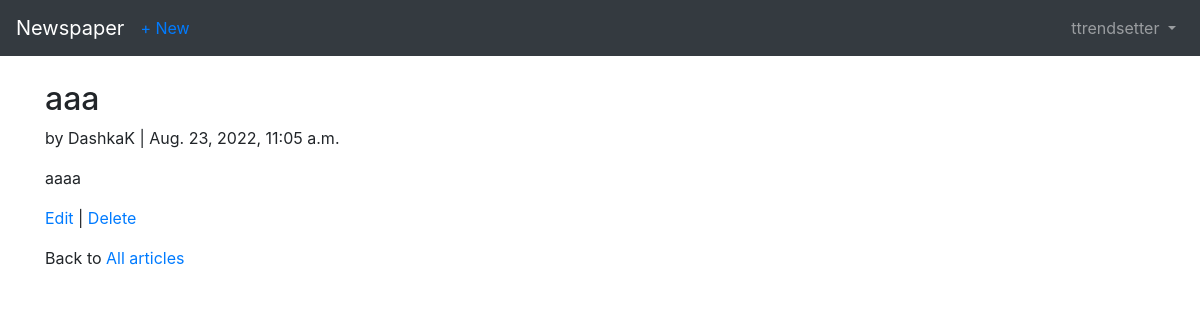
The page /articles/8/ (signed in) on the database its author committed.
### users/models.py (models this page shows)
class CustomUser(AbstractUser):
    age = models.PositiveIntegerField(default=0)

### articles/models.py (models this page shows, shortened)
class Article(models.Model):
    title = models.CharField(max_length=200)
    body = models.TextField()
    date = models.DateTimeField(auto_now_add=True)
    author = models.ForeignKey(
        settings.AUTH_USER_MODEL,
        on_delete=models.CASCADE
    )

### articles/views.py (the view)
# urls.py: path('<int:pk>/', views.ArticleDetailView.as_view(), name='article_detail'),
class ArticleDetailView(LoginRequiredMixin, DetailView):
    model = models.Article
    template_name = 'article_detail.html'
    context_object_name = 'article'
    login_url = 'login'

### templates/article_detail.html (shortened to what this page needs)
{% extends 'base.html' %}
{% block content %}
<div class="article-entry">
    <h2>{{ article.title }}</h2>
    <p> by {{ article.author }} | {{ article.date }}</p>
    <p> {{article.body }} </p>
</div>
<p><a href="{% url 'article_edit' article.pk %}">Edit</a> |
    <a href="{% url 'article_delete' article.pk %}">Delete</a></p>
<p> Back to <a href="{% url 'article_list' %}">All articles</a></p>
{% endblock content %}

### templates/base.html (shortened to what this page needs)
<!DOCTYPE html>
<html lang="en">
<head>
    <link rel="stylesheet" href="https://maxcdn.bootstrapcdn.com/bootstrap/4.0.0/css/bootstrap.min.css"
>
</head>
<body>
    <nav class="navbar navbar-expand-md navbar-dark bg-dark mb-4">
        <a class="navbar-brand" href="{% url 'home' %}">Newspaper</a>
        {% if user.is_authenticated %}
        <ul class="navbar-nav mr-auto">
            <li class="nav-item"><a href="{% url 'article_create' %}">+ New</a></li>
        </ul>
        {% endif %}
        <div class="collapse navbar-collapse" id="navbarCollapse">
            {% if user.is_authenticated %}
            <ul class="navbar-nav ml-auto">
                <li class="nav-item">
                    <a class="nav-link dropdown-toggle" href="#" id="userMenu"
                       data-toggle="dropdown" aria-haspopup="true"
                       aria-expanded="false">
                        {{ user.username }}
                    </a>
                </li>
            </ul>
            {% endif %}
        </div>
    </nav>
    <div class="container">
        {% block content %}
        {% endblock content %}
    </div>
</body>
</html>

### rows shown on the page
CustomUser: username "ttrendsetter"
Article: title "aaa", author "DashkaK", date "Aug. 23, 2022, 11:05 a.m.", body "aaaa"
